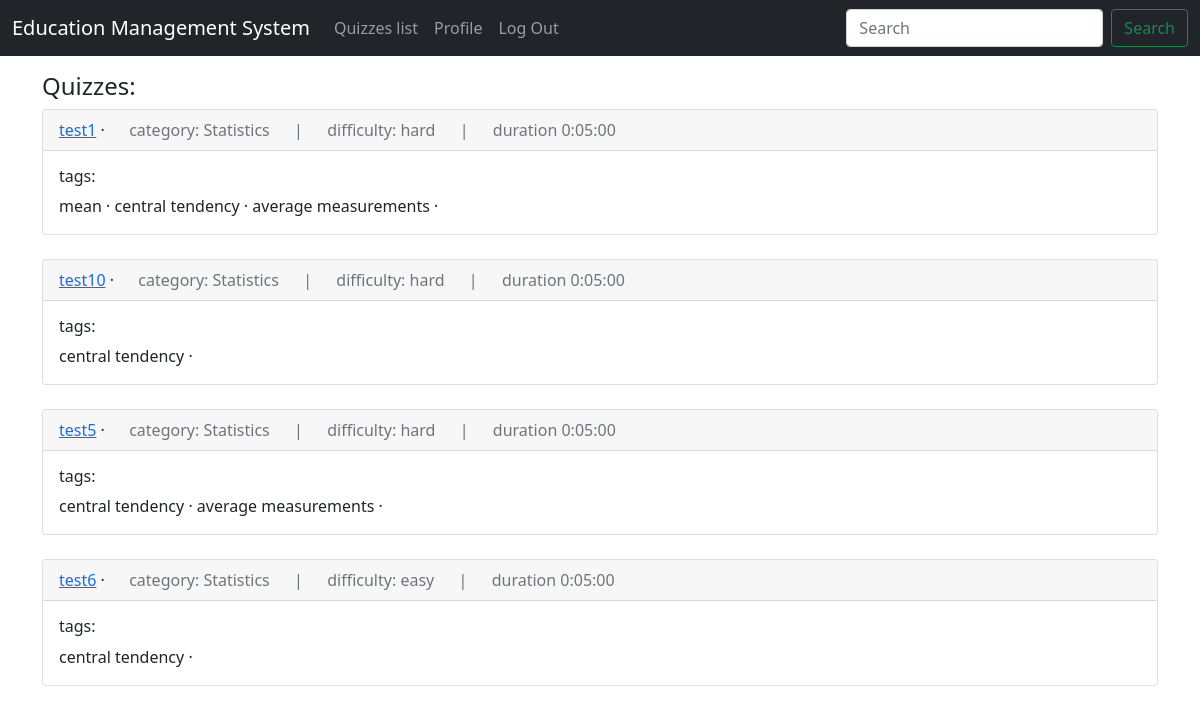
The app's page /quizzes/ (signed in), older data.
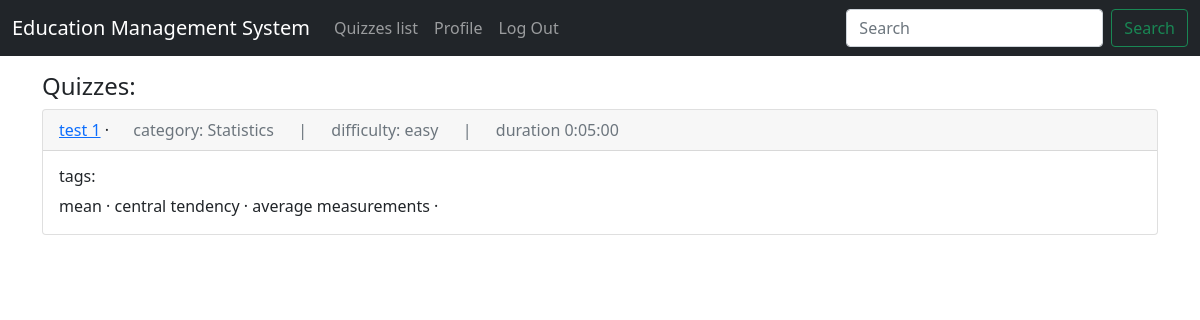
The same page, newer data.
### quizzes/models.py (models this page shows, shortened)
class Quiz(models.Model):
    title = models.CharField(max_length=250)
    category = models.ForeignKey(
            Category,
            on_delete = models.CASCADE,
            related_name = 'quizzes',
    )
    difficulty = models.CharField(max_length=100)
    duration = models.DurationField()
    tags = models.ManyToManyField(Tag)
    questions = models.ManyToManyField(Question)

class Category(models.Model):
    category = models.CharField(max_length=200)
    def __str__(self):
        return self.category

class Tag(models.Model):
    tag = models.CharField(max_length=100)

### quizzes/views.py (the view)
# urls.py: path('', category_list_view, name='quiz_list'),
@login_required
def category_list_view(request):
    categories = Category.objects.all()
    quizzes = Quiz.objects.all()
    context = {
        "categories": categories,
        "quizzes": quizzes,
    }
    return render(request, 'quizzes/quiz_list.html', context)

### templates/quizzes/quiz_list.html (shortened to what this page needs)
{% extends "base.html" %}
{% block content %}
    <h4>Quizzes: </h4>
    {% if request.user.is_staff %}
        <li><a href="{% url 'quizzes:create_quiz'%}">Add-Quiz</a></li>
        {% for q in quizzes %}
            <div class="card">
                <div class="card-header">
                    <span class="font-weight-bold">
                        <a href="{% url 'quizzes:quiz_detail' q.id %}">{{ q.title }}</a>
                    </span> &middot;
                    <span class="text-muted">
                       &emsp; <a href="{% url 'quizzes:edit_quiz' q.id %}">update</a> &emsp; | &emsp; category: {{ q.category }} &emsp; | &emsp; difficulty: {{ q.difficulty }} &emsp; | &emsp; duration {{ q.duration }}
                    </span>
                </div>
                <div class="card-body">
                    <h6>tags: </h6>
                    {% for t in q.tags.all %}
                        <span class="font-weight-bold">{{ t.tag }} &middot;</span>
                    {% endfor %}
                </div>
            </div>
            <br>
        {% endfor %}
    {%else%}
        {% for q in quizzes %}
            <div class="card">
                <div class="card-header">
                    <span class="font-weight-bold">
                        <a href="{% url 'quizzes:quiz_detail' q.category q.id %}">{{ q.title }}</a>
                    </span> &middot;
                    <span class="text-muted">
                        &emsp; category: {{ q.category }} &emsp; | &emsp; difficulty: {{ q.difficulty }} &emsp; | &emsp; duration {{ q.duration }}
                    </span>
                </div>
                <div class="card-body">
                    <h6>tags: </h6>
                    {% for t in q.tags.all %}
                        <span class="font-weight-bold">{{ t.tag }} &middot;</span>
                    {% endfor %}
                </div>
            </div>
            <br>
        {% endfor %}
    {%endif%}
{% endblock content %}

Row changes from the older to the newer data that the page shows:
removed Quiz: title "test1", category "Statistics", difficulty "hard", duration "0:05:00", Tag (tag "mean"), Tag (tag "central tendency"), Tag (tag "average measurements")
removed Quiz: title "test10", category "Statistics", difficulty "hard", duration "0:05:00", Tag (tag "central tendency")
removed Quiz: title "test5", category "Statistics", difficulty "hard", duration "0:05:00", Tag (tag "central tendency"), Tag (tag "average measurements")
removed Quiz: title "test6", category "Statistics", difficulty "easy", duration "0:05:00", Tag (tag "central tendency")
added Quiz: title "test 1", category "Statistics", difficulty "easy", duration "0:05:00", Tag (tag "mean"), Tag (tag "central tendency"), Tag (tag "average measurements")
